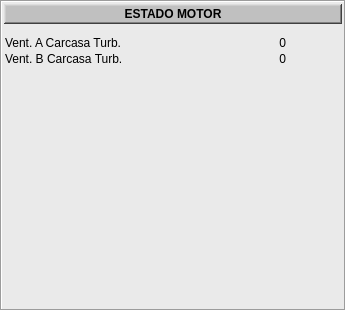
  <widget class="QFrame" name="frame_13">
   <property name="geometry">
    <rect>
     <x>680</x>
     <y>352</y>
     <width>346</width>
     <height>311</height>
    </rect>
   </property>
   <property name="font">
    <font>
     <pointsize>9</pointsize>
    </font>
   </property>
   <property name="styleSheet">
    <string notr="true">background-color: rgb(234, 234, 234);

</string>
   </property>
   <property name="frameShape">
    <enum>QFrame::Box</enum>
   </property>
   <property name="frameShadow">
    <enum>QFrame::Sunken</enum>
   </property>
   <widget class="QFrame" name="frame_14">
    <property name="geometry">
     <rect>
      <x>4</x>
      <y>4</y>
      <width>338</width>
      <height>20</height>
     </rect>
    </property>
    <property name="font">
     <font>
      <pointsize>9</pointsize>
     </font>
    </property>
    <property name="styleSheet">
     <string notr="true">background-color: rgb(192, 192, 192);</string>
    </property>
    <property name="frameShape">
     <enum>QFrame::WinPanel</enum>
    </property>
    <property name="frameShadow">
     <enum>QFrame::Raised</enum>
    </property>
    <property name="lineWidth">
     <number>2</number>
    </property>
    <widget class="QLabel" name="label_15">
     <property name="geometry">
      <rect>
       <x>2</x>
       <y>2</y>
       <width>334</width>
       <height>16</height>
      </rect>
     </property>
     <property name="font">
      <font>
       <pointsize>9</pointsize>
       <weight>75</weight>
       <bold>true</bold>
      </font>
     </property>
     <property name="text">
      <string>ESTADO MOTOR</string>
     </property>
     <property name="alignment">
      <set>Qt::AlignCenter</set>
     </property>
    </widget>
   </widget>
   <widget class="QLabel" name="lbST_Descr_70">
    <property name="geometry">
     <rect>
      <x>5</x>
      <y>34</y>
      <width>225</width>
      <height>18</height>
     </rect>
    </property>
    <property name="font">
     <font>
      <pointsize>9</pointsize>
     </font>
    </property>
    <property name="layoutDirection">
     <enum>Qt::LeftToRight</enum>
    </property>
    <property name="text">
     <string>Vent. A Carcasa Turb.</string>
    </property>
    <property name="alignment">
     <set>Qt::AlignLeading|Qt::AlignLeft|Qt::AlignVCenter</set>
    </property>
   </widget>
   <widget class="QLabel" name="lbEM_Lect_VentA">
    <property name="geometry">
     <rect>
      <x>236</x>
      <y>34</y>
      <width>50</width>
      <height>18</height>
     </rect>
    </property>
    <property name="font">
     <font>
      <pointsize>9</pointsize>
     </font>
    </property>
    <property name="layoutDirection">
     <enum>Qt::LeftToRight</enum>
    </property>
    <property name="text">
     <string>0</string>
    </property>
    <property name="alignment">
     <set>Qt::AlignRight|Qt::AlignTrailing|Qt::AlignVCenter</set>
    </property>
   </widget>
   <widget class="QLabel" name="lbEM_Unit_VentA">
    <property name="geometry">
     <rect>
      <x>292</x>
      <y>32</y>
      <width>40</width>
      <height>22</height>
     </rect>
    </property>
    <property name="font">
     <font>
      <pointsize>9</pointsize>
     </font>
    </property>
    <property name="layoutDirection">
     <enum>Qt::LeftToRight</enum>
    </property>
    <property name="text">
     <string/>
    </property>
    <property name="alignment">
     <set>Qt::AlignLeading|Qt::AlignLeft|Qt::AlignVCenter</set>
    </property>
   </widget>
   <widget class="QLabel" name="lbST_Descr_71">
    <property name="geometry">
     <rect>
      <x>5</x>
      <y>50</y>
      <width>225</width>
      <height>18</height>
     </rect>
    </property>
    <property name="font">
     <font>
      <pointsize>9</pointsize>
     </font>
    </property>
    <property name="layoutDirection">
     <enum>Qt::LeftToRight</enum>
    </property>
    <property name="text">
     <string>Vent. B Carcasa Turb.</string>
    </property>
    <property name="alignment">
     <set>Qt::AlignLeading|Qt::AlignLeft|Qt::AlignVCenter</set>
    </property>
   </widget>
   <widget class="QLabel" name="lbEM_Lect_VentB">
    <property name="geometry">
     <rect>
      <x>236</x>
      <y>50</y>
      <width>50</width>
      <height>18</height>
     </rect>
    </property>
    <property name="font">
     <font>
      <pointsize>9</pointsize>
     </font>
    </property>
    <property name="layoutDirection">
     <enum>Qt::LeftToRight</enum>
    </property>
    <property name="text">
     <string>0</string>
    </property>
    <property name="alignment">
     <set>Qt::AlignRight|Qt::AlignTrailing|Qt::AlignVCenter</set>
    </property>
   </widget>
   <widget class="QLabel" name="lbEM_Unit_VentB">
    <property name="geometry">
     <rect>
      <x>292</x>
      <y>58</y>
      <width>40</width>
      <height>18</height>
     </rect>
    </property>
    <property name="font">
     <font>
      <pointsize>9</pointsize>
     </font>
    </property>
    <property name="layoutDirection">
     <enum>Qt::LeftToRight</enum>
    </property>
    <property name="text">
     <string/>
    </property>
    <property name="alignment">
     <set>Qt::AlignLeading|Qt::AlignLeft|Qt::AlignVCenter</set>
    </property>
   </widget>
  </widget>
